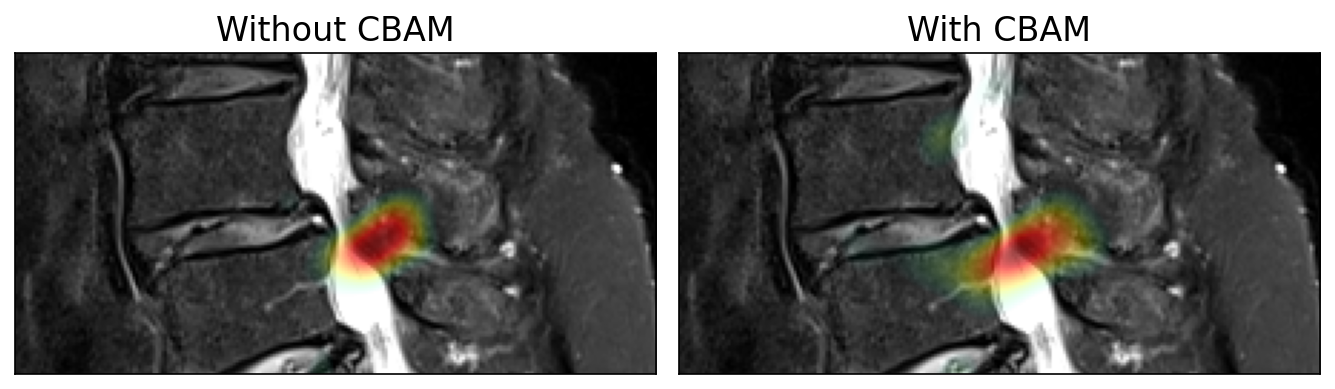
#> input picture paper/camera_ready/figures/grad_cam_nocbam_vs_cbam.png, 1335 x 389 px, found by its file name
$ python make_gradcam_panels.py
#> lines starting #> are read from the running program, lines starting #| are printed output that depends on the picture; after the words box and inside, x2 and y2 are one past the last pixel; in counts of white or black regions, pixels touching at a corner belong together
"""Split the paper's Grad-CAM figure into its two panels for the infographic.

The published PNG bakes "Without CBAM" and "With CBAM" into the image and sits
on a white ground. On a page that is not white that reads as a pasted box, and
the baked titles would repeat labels the layout can set itself. This crops the
two panels out so the infographic can label them in its own type.

Pixels are untouched: same figure, same case, same overlay as Figure 5 of the
paper.

    python3 figures/make_gradcam_panels.py
"""
import numpy as np
from PIL import Image
from pathlib import Path

SRC = Path("paper/camera_ready/figures/grad_cam_nocbam_vs_cbam.png")
OUT = Path("paper/camera_ready/figures")

im = np.array(Image.open(SRC).convert("RGB"))
# Non-white columns and rows mark where the two image panels actually are.
nonwhite = (im < 240).any(axis=2)
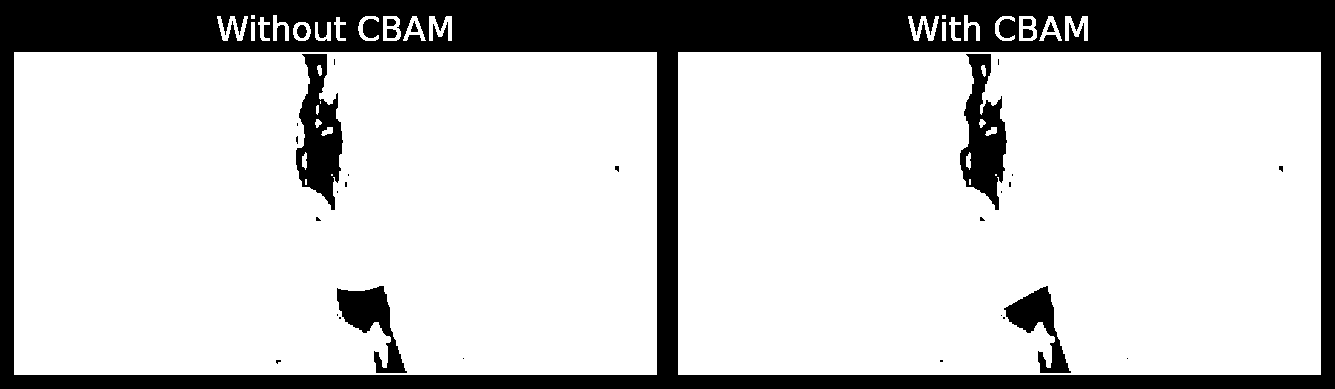
#> nonwhite: shape (389, 1335) bool; 78.3% white; 34 black regions (22 under 20 px), largest, box (x1, y1, x2, y2) and area: (0, 0, 1335, 389) 99323, (296, 54, 343, 210) 4142, (960, 54, 1007, 210) 4019
cols = np.flatnonzero(nonwhite.any(axis=0))
#> cols = 1286 values from 14 to 1320
rows = np.flatnonzero(nonwhite.any(axis=1))
#> rows = 349 values from 15 to 374

# Drop the title band: keep rows from the first tall run of dark pixels.
col_runs, start = [], None
for c in range(im.shape[1]):
    dense = nonwhite[:, c].sum() > 0.5 * len(rows)
    if dense and start is None:
        start = c
    elif not dense and start is not None:
        if c - start > 100:
            col_runs.append((start, c))
        start = None
#> this loop made 1335 passes
#> dense on passes 1 to 12: False, False, False, False, False, False, False, False, False, False, False, False
#> after the loop, col_runs = [(14, 657), (678, 1321)]
if start is not None and im.shape[1] - start > 100:
    col_runs.append((start, im.shape[1]))

assert len(col_runs) == 2, f"expected two panels, found {len(col_runs)}"
r0 = next(r for r in rows if nonwhite[r, col_runs[0][0]:col_runs[0][1]].sum()
          > 0.8 * (col_runs[0][1] - col_runs[0][0]))
#> r0 = 52
r1 = rows[-1]
#> r1 = 374

for name, (c0, c1) in zip(("gradcam_nocbam.png", "gradcam_cbam.png"), col_runs):
    Image.fromarray(im[r0:r1 + 1, c0:c1 + 1]).save(OUT / name)
    print(f"wrote {name}  {c1-c0}x{r1-r0+1}")
#> this loop made 2 passes
#| wrote gradcam_nocbam.png  643x323
#| wrote gradcam_cbam.png  643x323
#> pass 1, `Image.fromarray(im[r0:r1 + 1, c0:c1 + 1]).save(OUT / name)`:
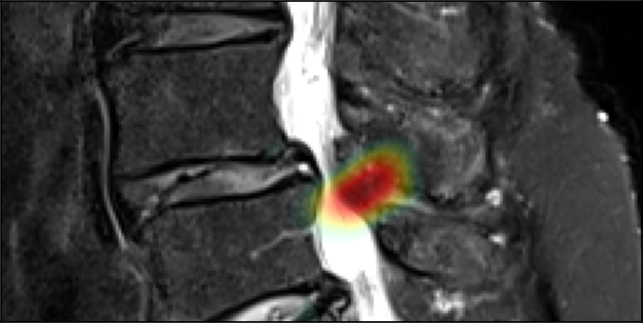
#> saved as gradcam_nocbam.png: PIL image 644x323 RGB; mean R, G, B 64.4, 63.2, 61.7
#> pass 2, `Image.fromarray(im[r0:r1 + 1, c0:c1 + 1]).save(OUT / name)`:
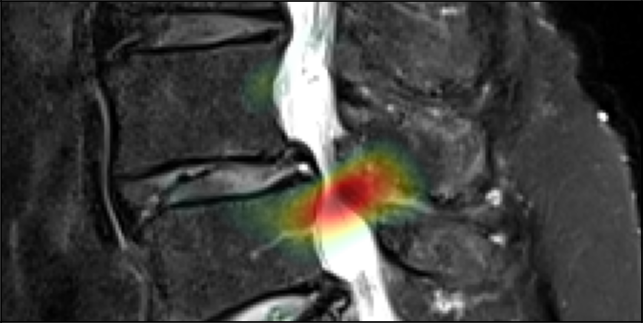
#> saved as gradcam_cbam.png: PIL image 644x323 RGB; mean R, G, B 64.8, 64, 61.4
